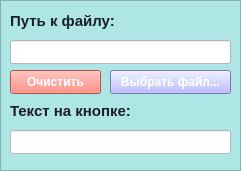
   <widget class="QFrame" name="frame_2">
    <property name="geometry">
     <rect>
      <x>260</x>
      <y>10</y>
      <width>241</width>
      <height>171</height>
     </rect>
    </property>
    <property name="styleSheet">
     <string notr="true">background-color: rgb(173, 230, 228);</string>
    </property>
    <property name="frameShape">
     <enum>QFrame::Shape::StyledPanel</enum>
    </property>
    <property name="frameShadow">
     <enum>QFrame::Shadow::Raised</enum>
    </property>
    <widget class="QLabel" name="label_5">
     <property name="geometry">
      <rect>
       <x>10</x>
       <y>10</y>
       <width>151</width>
       <height>21</height>
      </rect>
     </property>
     <property name="font">
      <font>
       <family>Yu Gothic UI</family>
       <pointsize>11</pointsize>
       <bold>true</bold>
      </font>
     </property>
     <property name="styleSheet">
      <string notr="true">color: rgb(29, 29, 43);
background-color: rgba(255, 255, 255, 0);
border: none;</string>
     </property>
     <property name="text">
      <string>Путь к файлу:</string>
     </property>
    </widget>
    <widget class="QLineEdit" name="lineEditFile_2">
     <property name="geometry">
      <rect>
       <x>10</x>
       <y>40</y>
       <width>221</width>
       <height>24</height>
      </rect>
     </property>
     <property name="font">
      <font>
       <family>Yu Gothic UI</family>
       <pointsize>10</pointsize>
      </font>
     </property>
     <property name="styleSheet">
      <string notr="true">background-color: rgb(255, 255, 255);
color: rgb(38, 38, 38);</string>
     </property>
     <property name="readOnly">
      <bool>true</bool>
     </property>
    </widget>
    <widget class="QPushButton" name="BrowseButton_2">
     <property name="geometry">
      <rect>
       <x>110</x>
       <y>70</y>
       <width>121</width>
       <height>24</height>
      </rect>
     </property>
     <property name="font">
      <font>
       <family>Yu Gothic UI</family>
       <pointsize>9</pointsize>
       <bold>true</bold>
      </font>
     </property>
     <property name="styleSheet">
      <string notr="true">QPushButton {
   background-color: rgb(170, 170, 255);
  
	color: rgb(255, 255, 255);
   qproperty-wordWrap: true;
}
QPushButton:hover {
   background-color: rgb(150, 150, 235);
}
QPushButton:pressed {
   background-color: rgb(130, 130, 215);
}</string>
     </property>
     <property name="text">
      <string>Выбрать файл...</string>
     </property>
    </widget>
    <widget class="QLabel" name="label_6">
     <property name="geometry">
      <rect>
       <x>10</x>
       <y>100</y>
       <width>151</width>
       <height>21</height>
      </rect>
     </property>
     <property name="font">
      <font>
       <family>Yu Gothic UI</family>
       <pointsize>11</pointsize>
       <bold>true</bold>
      </font>
     </property>
     <property name="styleSheet">
      <string notr="true">color: rgb(29, 29, 43);
background-color: rgba(255, 255, 255, 0);
border: none;</string>
     </property>
     <property name="text">
      <string>Текст на кнопке:</string>
     </property>
    </widget>
    <widget class="QLineEdit" name="lineEditText_2">
     <property name="geometry">
      <rect>
       <x>10</x>
       <y>130</y>
       <width>221</width>
       <height>24</height>
      </rect>
     </property>
     <property name="font">
      <font>
       <family>Yu Gothic UI</family>
       <pointsize>10</pointsize>
      </font>
     </property>
     <property name="styleSheet">
      <string notr="true">background-color: rgb(255, 255, 255);
color: rgb(38, 38, 38);</string>
     </property>
     <property name="maxLength">
      <number>50</number>
     </property>
    </widget>
    <widget class="QPushButton" name="CleanButton_2">
     <property name="geometry">
      <rect>
       <x>10</x>
       <y>70</y>
       <width>91</width>
       <height>24</height>
      </rect>
     </property>
     <property name="font">
      <font>
       <family>Yu Gothic UI</family>
       <pointsize>9</pointsize>
       <bold>true</bold>
      </font>
     </property>
     <property name="styleSheet">
      <string notr="true">QPushButton {
   background-color: rgb(255, 112, 99);
	color: rgb(255, 255, 255);
   qproperty-wordWrap: true;
}
QPushButton:hover {
	background-color: rgb(190, 94, 83);
}
QPushButton:pressed {
	background-color: rgb(170, 84, 74);
}</string>
     </property>
     <property name="text">
      <string>Очистить</string>
     </property>
    </widget>
   </widget>
